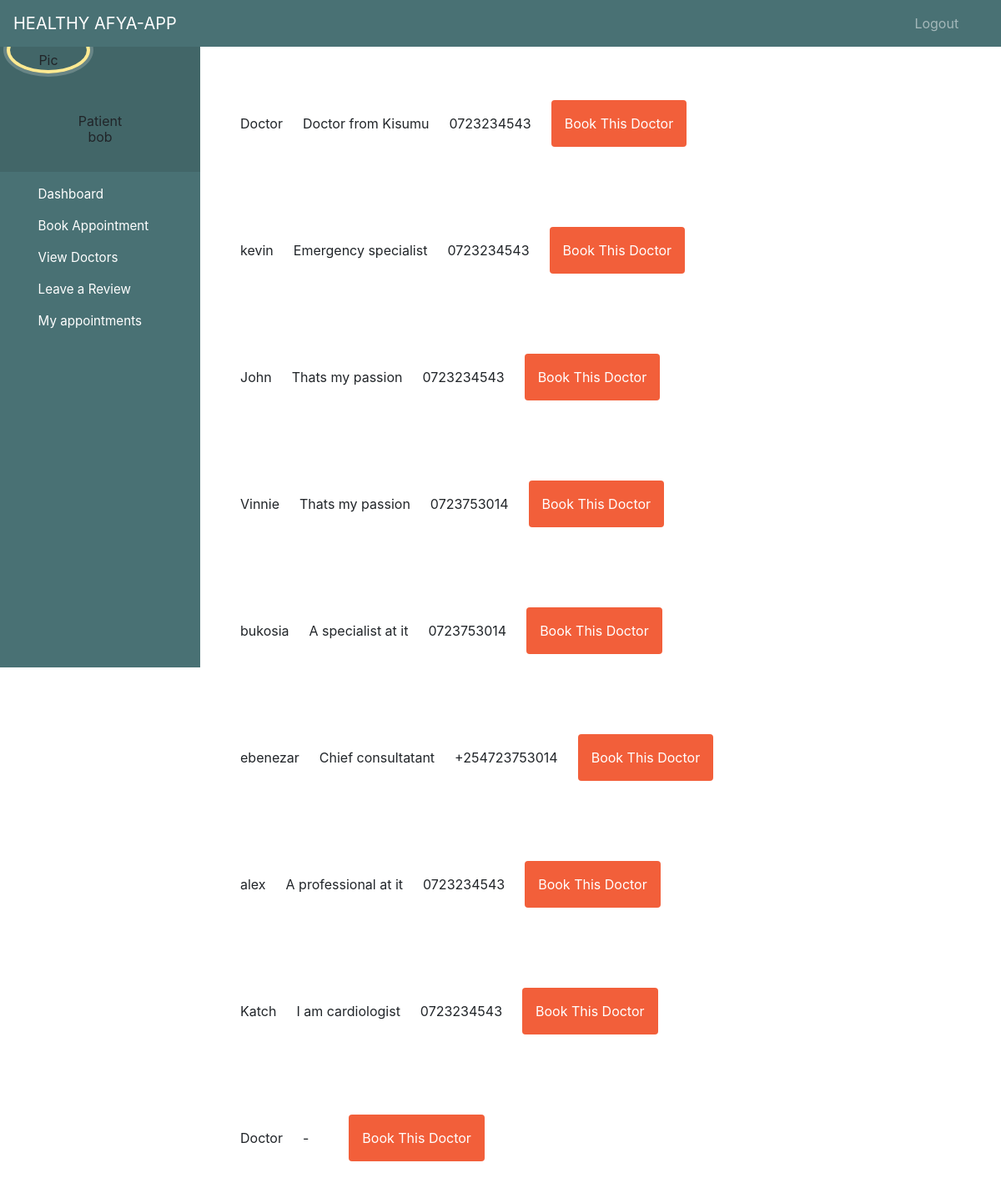
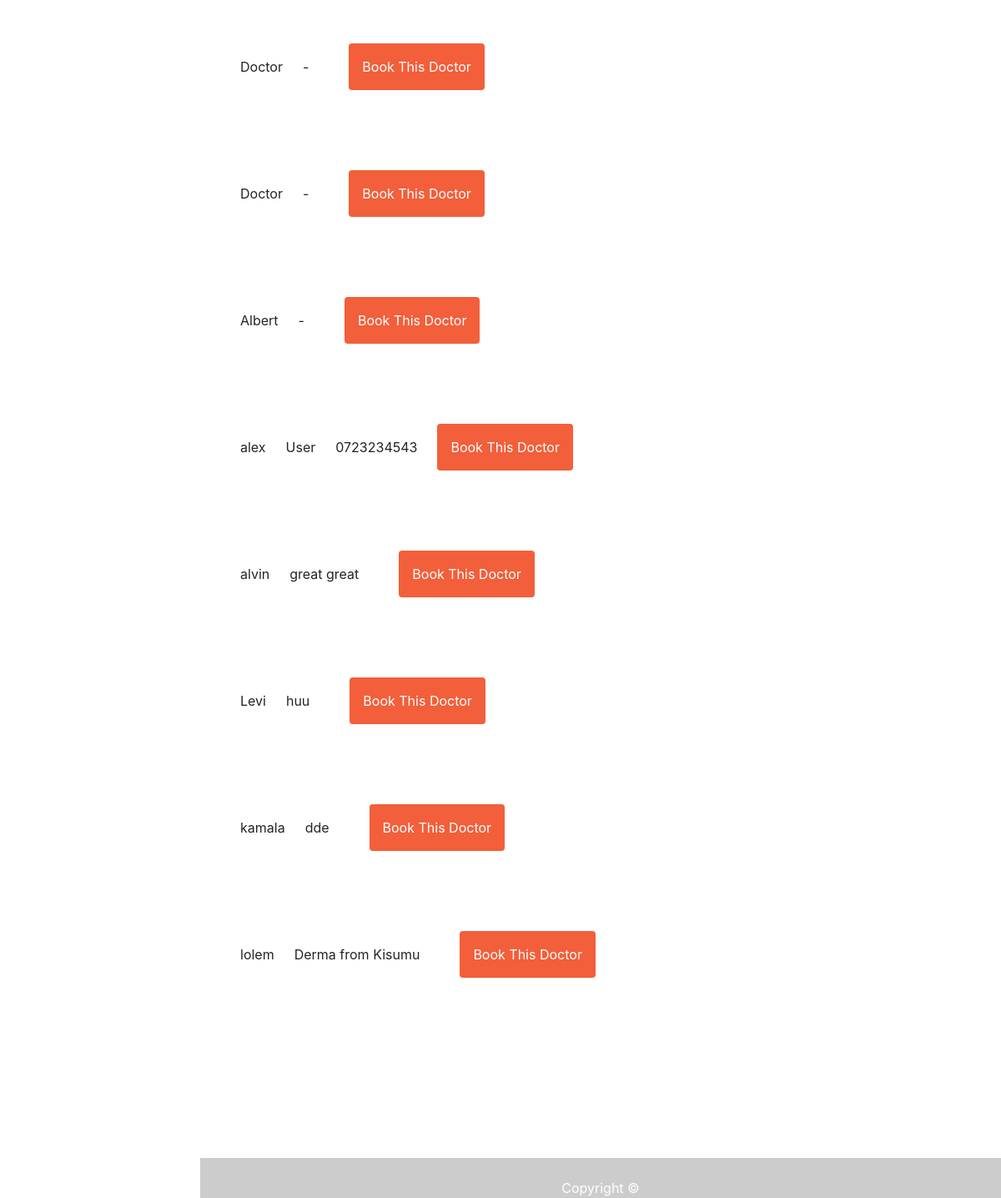
/all_doctors/ (signed in), run on the app's committed database (2 pictures, top to bottom).
### bookingapp/models.py (models this page shows, shortened)
class Doctor(models.Model):
    CARD ='Cardiologist'
    DERMA = 'Dermatologist'
    EMERGE =  'Emergency Specialist'
    ALLERGY = 'Allergy Specialist'
    ANAE = 'Anesthesiologist'
    COLON = 'COlon and Rectal Surgeon'
    NORMAL = 'Consultant'
    SPECIALIZATION_CHOICES = [
        (CARD, 'Cardiologist'),
        (DERMA, 'Dermatologist'),
        (EMERGE, 'Emergency Specialist'),
        (ALLERGY, 'Allergy Specialist'),
        (ANAE, 'Anesthesiologist'),
        (COLON, 'COlon and Rectal Surgeon'),
        (NORMAL, 'Consultant'),
    ]
    user = models.OneToOneField(User, on_delete=models.CASCADE, related_name='doctor', null=True)
    age = models.IntegerField(null=True)
    phone = models.CharField(max_length=255)
    county = models.ForeignKey(County, on_delete=models.CASCADE, null=True)
    specialization = models.CharField(max_length=50,choices=SPECIALIZATION_CHOICES , null=True)
    biography = models.TextField(null=True, default='-')
    birth_date = models.DateField(null=True, blank=True)
    has_schedule = models.BooleanField(default=False)
    last_update = models.DateTimeField(auto_now = True)
    created_at = models.DateTimeField(auto_now_add = True)

### bookingapp/views.py (the view)
# urls.py: path('all_doctors/', views.all_doctors, name='all-doctors'),
def all_doctors(request):
    doctor = Doctor.objects.all()
    return render(request, 'patient/doctors.html', {'doctor': doctor})

### bookingapp/templates/patient/doctors.html (shortened to what this page needs)
{% extends 'patient/dashboard.html' %}
{% load tailwind_tags %}
{% block content %}
<!DOCTYPE html>
<html lang="en">
<head>
    {% tailwind_css %}
</head>
<body>
    {% for doctor in doctor %}
    <table>
    <div class="relative container mx-auto p-6">
        <div class="flex space-x-6 p-6">
    <li class="flex items-center justify-between"> <a href="">{{ doctor.user.first_name }} </a></li>
    <li class="flex items-center justify-between"> {{ doctor.biography }}</li>
    <li class="flex items-center justify-between"> {{ doctor.phone }}</li>
    <a href="{% url 'appointment-form' doctor.id  %}" class="p-3 px-6 pt-2 text-white bg-brightRed rounded baseline hover:bg-brightRedLight">
        Book This Doctor
    </a>
   </div>
</div>
</table>
    {% endfor %}
</body>
</html>
{% endblock %}

### bookingapp/templates/patient/dashboard.html (shortened to what this page needs)
<!DOCTYPE html>
{% load static %}
<html lang="en">
<head>
  <link rel="stylesheet" href="https://stackpath.bootstrapcdn.com/bootstrap/4.3.1/css/bootstrap.min.css">
  <link rel="stylesheet" href="https://maxcdn.bootstrapcdn.com/font-awesome/4.7.0/css/font-awesome.min.css">
</head>
<body>
  <nav class="menu" tabindex="0">
    <header class="avatar">
      <img src="{% static patient.profile_pic.url %}" alt="Profile Pic" />
      <br><br>
      <h6>Patient</h6>
      <h2>{{request.user.first_name}}</h2>
    </header>
    <ul>
      <li tabindex="0" class="icon-dashboard"> <a style="color:white; text-decoration:none;" href="{% url 'dashboard-content' %}"><span>Dashboard</span></a> </li>
      <li tabindex="0" class="icon-calendar"> <a style="color:white; text-decoration:none;" href="{% url 'book-appointment' %}"><span>Book Appointment</span></a></li>
      <li tabindex="0" class="icon-calendar"> <a style="color:white; text-decoration:none;" href="{% url 'all-doctors' %}"><span>View Doctors</span></a></li>
      <li tabindex="0" class="icon-calendar"> <a style="color:white; text-decoration:none;" href="{% url 'patient-reviews' %}"><span>Leave a Review</span></a></li>
      <li tabindex="0" class="icon-users"> <a style="color:white; text-decoration:none;" href="{% url 'view-_all-appointments' %} "><span>My appointments</span></a></li>
    </ul>
  </nav>
  <main>
    <div class="bs-example">
      <nav class="navbar navbar-expand-md  navbar-dark fixed-top" style="background:#497174;">
        <a href="#" class="navbar-brand">HEALTHY AFYA-APP</a>
        <div class="collapse navbar-collapse justify-content-between" id="navbarCollapse">
          <div class="navbar-nav" style=" margin-left: 90%;">
            <a href="{% url 'logout' %}" class="nav-item nav-link">Logout</a>
          </div>
        </div>
      </nav>
    </div>
    <br><br>
    {% block content %}
    {% endblock content %}
    <br><br><br><br><br><br><br>
    <footer>
      <br>
      <div class="container">
        <div class="row">
          <div class="col-md-12 col-sm-12">
            <div style="color:#ffffff;" class="wow fadeInUp footer-copyright">
              <p>
                Copyright &copy;  </p>
            </div>
          </div>
        </div>
      </div>
    </footer>
  </main>
</body>
</html>

### data on the page
Doctor: user.first_name "Doctor", biography "Doctor from Kisumu", phone "0723234543"
Doctor: user.first_name "kevin", biography "Emergency specialist", phone "0723234543"
Doctor: user.first_name "John", biography "Thats my passion", phone "0723234543"
Doctor: user.first_name "Vinnie", biography "Thats my passion", phone "0723753014"
Doctor: user.first_name "bukosia", biography "A specialist at it", phone "0723753014"
Doctor: user.first_name "ebenezar", biography "Chief consultatant", phone "+254723753014"
Doctor: user.first_name "alex", biography "A professional at it", phone "0723234543"
Doctor: user.first_name "Katch", biography "I am cardiologist", phone "0723234543"
Doctor: user.first_name "Doctor", biography "-"
Doctor: user.first_name "Doctor", biography "-"
Doctor: user.first_name "Doctor", biography "-"
Doctor: user.first_name "Albert", biography "-"
Doctor: user.first_name "alex", biography "User", phone "0723234543"
Doctor: user.first_name "alvin", biography "great great"
Doctor: user.first_name "Levi", biography "huu"
Doctor: user.first_name "kamala", biography "dde"
Doctor: user.first_name "lolem", biography "Derma from Kisumu"

### other printed values
{{ request.user.first_name }} "bob"
